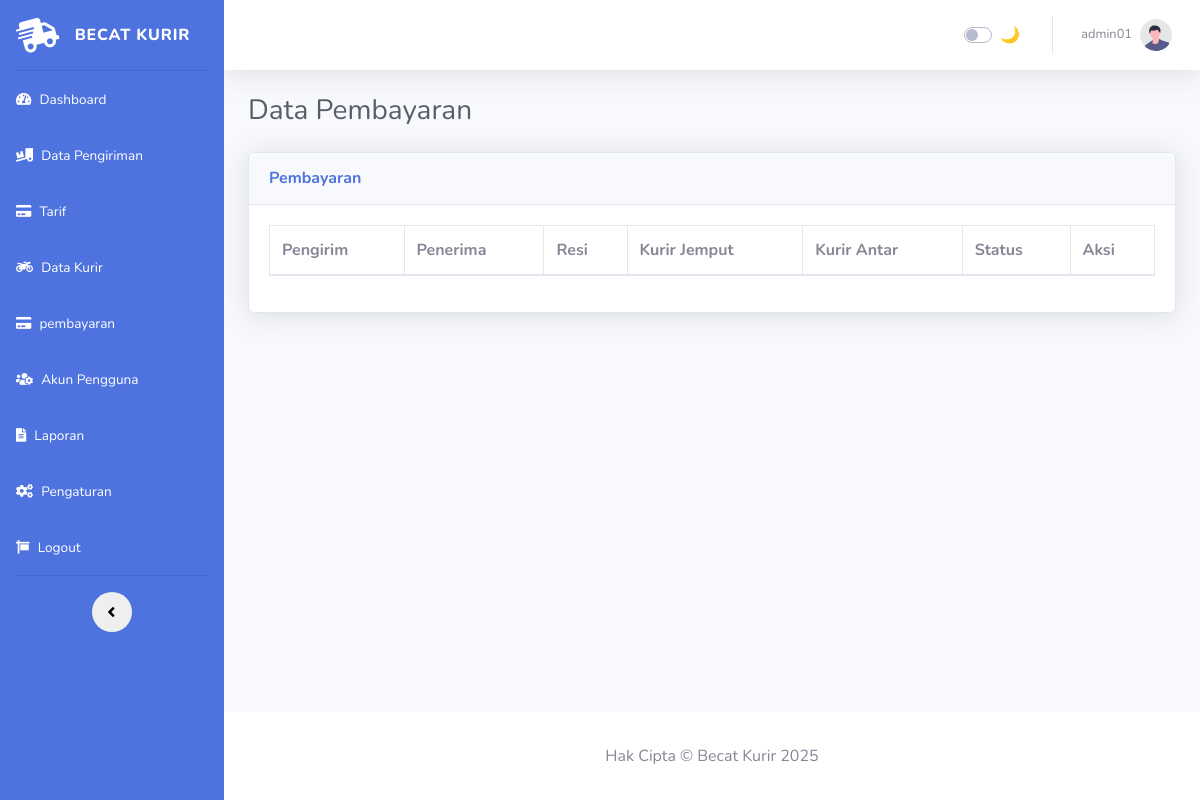
Page /admin-kurir/pembayaran.php (signed in) on the earlier database version.
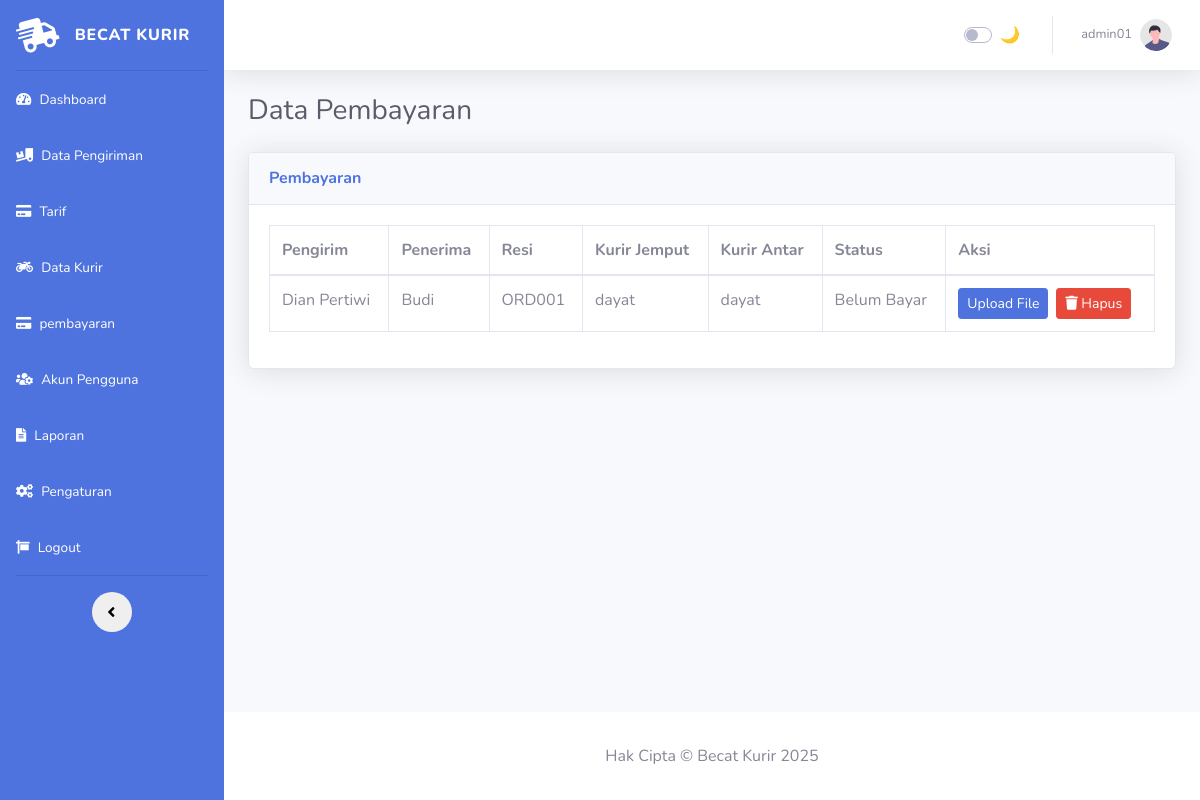
Same page on the later database version.
### tables this page shows
CREATE TABLE `tbl_pengiriman_paket` (
  `id_pengiriman` int NOT NULL,
  `id_tarif` int DEFAULT NULL,
  `id_pengirim` int DEFAULT NULL,
  `id_penerima` int DEFAULT NULL,
  `id_jenis_paket` int DEFAULT NULL,
  `id_status_order` int DEFAULT NULL,
  `id_kurir_jemput` int DEFAULT NULL,
  `id_kurir_antar` int DEFAULT NULL,
  `berat_barang` decimal(10,2) DEFAULT NULL,
  `harga_barang` decimal(10,2) DEFAULT NULL,
  `status_pembayaran` enum('belum bayar','sudah bayar') DEFAULT NULL,
  `resi` varchar(50) DEFAULT NULL,
  `bukti_tf_admin` varchar(225) DEFAULT NULL,
  `waktu_konfirmasi` datetime DEFAULT NULL
);

CREATE TABLE `tbl_pengirim` (
  `id_pengirim` int NOT NULL,
  `id_kab_asal` int DEFAULT NULL,
  `id_bank` int DEFAULT NULL,
  `id_user` int DEFAULT NULL,
  `nama_pengirim` varchar(30) DEFAULT NULL,
  `kec_pengirim` varchar(30) DEFAULT NULL,
  `alamat_pengirim` text,
  `hp_pengirim` varchar(20) DEFAULT NULL,
  `no_rekening` varchar(20) DEFAULT NULL
);

CREATE TABLE `tbl_penerima` (
  `id_penerima` int NOT NULL,
  `id_kab_tujuan` int DEFAULT NULL,
  `nama_penerima` varchar(30) DEFAULT NULL,
  `kec_pengirim` varchar(30) DEFAULT NULL,
  `alamat_penerima` text,
  `hp_penerima` varchar(20) DEFAULT NULL,
  `link_maps` text
);

CREATE TABLE `tbl_data_kurir` (
  `id_kurir` int NOT NULL,
  `id_user` int DEFAULT NULL,
  `nama_kurir` varchar(20) DEFAULT NULL,
  `no_hp` varchar(20) DEFAULT NULL,
  `alamat_kurir` text,
  `status` enum('aktif','non-aktif') DEFAULT NULL
);

### admin-kurir/pembayaran.php (the view, shortened to what this page needs)
<!DOCTYPE html>
<html lang="id">
<?php include 'head.php'; ?>
<body id="page-top">
    <div id="wrapper">
        <?php include 'sidebar.php'; ?>
        <div id="content-wrapper" class="d-flex flex-column">
            <div id="content">
                <?php include 'navbar.php'; ?>
                <div class="container-fluid">
                    <h1 class="h3 mb-4 text-gray-800">Data Pembayaran</h1>
                    <div class="card shadow mb-4">
                        <div class="card-header py-3">
                            <h6 class="m-0 font-weight-bold text-primary">Pembayaran</h6>
                        </div>
                        <div class="card-body">
                            <div class="table-responsive">
                                <table class="table table-bordered" id="dataTable" width="100%" cellspacing="0">
                                    <thead>
                                        <tr>
                                            <th>Pengirim</th>
                                            <th>Penerima</th>
                                            <th>Resi</th>
                                            <th>Kurir Jemput</th>
                                            <th>Kurir Antar</th>
                                            <th>Status</th>
                                            <th>Aksi</th>
                                        </tr>
                                    </thead>
                                    <tbody>
                                        <?php
                                        $sql = "
                                            SELECT
                                                pp.id_pengiriman,
                                                peng.nama_pengirim,
                                                pener.nama_penerima,
                                                kj.nama_kurir AS kurir_jemput,
                                                ka.nama_kurir AS kurir_antar
                                            FROM tbl_pengiriman_paket pp
                                            LEFT JOIN tbl_pengirim peng ON pp.id_pengirim = peng.id_pengirim
                                            LEFT JOIN tbl_penerima pener ON pp.id_penerima = pener.id_penerima
                                            LEFT JOIN tbl_data_kurir kj ON pp.id_kurir_jemput = kj.id_kurir
                                            LEFT JOIN tbl_data_kurir ka ON pp.id_kurir_antar = ka.id_kurir
                                            ORDER BY pp.id_pengiriman DESC
                                        ";
                                        $query = $conn->query($sql);
                                        while ($row = $query->fetch_assoc()):
                                            $id = $row['id_pengiriman'];
                                        ?>
                                        <tr>
                                            <td><?= htmlspecialchars($row['nama_pengirim']) ?></td>
                                            <td><?= htmlspecialchars($row['nama_penerima']) ?></td>
                                            <td>ORD<?= str_pad($id, 3, '0', STR_PAD_LEFT) ?></td>
                                            <td><?= htmlspecialchars($row['kurir_jemput']) ?></td>
                                            <td><?= htmlspecialchars($row['kurir_antar'] ?? '-') ?></td>
                                            <td>Belum Bayar</td>
                                            <td style="width: auto;">
                                                <div style="display: flex; gap: 8px; align-items: center;">
                                                    <form action="" method="POST" enctype="multipart/form-data"
                                                        style="margin: 0;">
                                                        <label for="file-upload-<?= $id ?>"
                                                            class="btn btn-primary btn-sm" style="margin: 0;">
                                                            Upload File
                                                        </label>
                                                    </form>
                                                    <a href="pembayaran.php?id=<?= $id ?>" class="btn btn-danger btn-sm"
                                                        onclick="return confirm('Yakin hapus?')">
                                                        <i class="fas fa-trash"></i> Hapus
                                                    </a>
                                                </div>
                                            </td>
                                        </tr>
                                        <?php endwhile; ?>
                                    </tbody>
                                </table>
                            </div>
                        </div>
                    </div>
                </div>
            </div>
            <?php include 'footer.php'; ?>
        </div>
    </div>
</body>
</html>

Differences in the rows shown:
added tbl_pengiriman_paket: id_pengirim.nama_pengirim "Dian Pertiwi", id_penerima.nama_penerima "Budi", id_pengiriman "001", id_kurir_jemput.nama_kurir "dayat"
